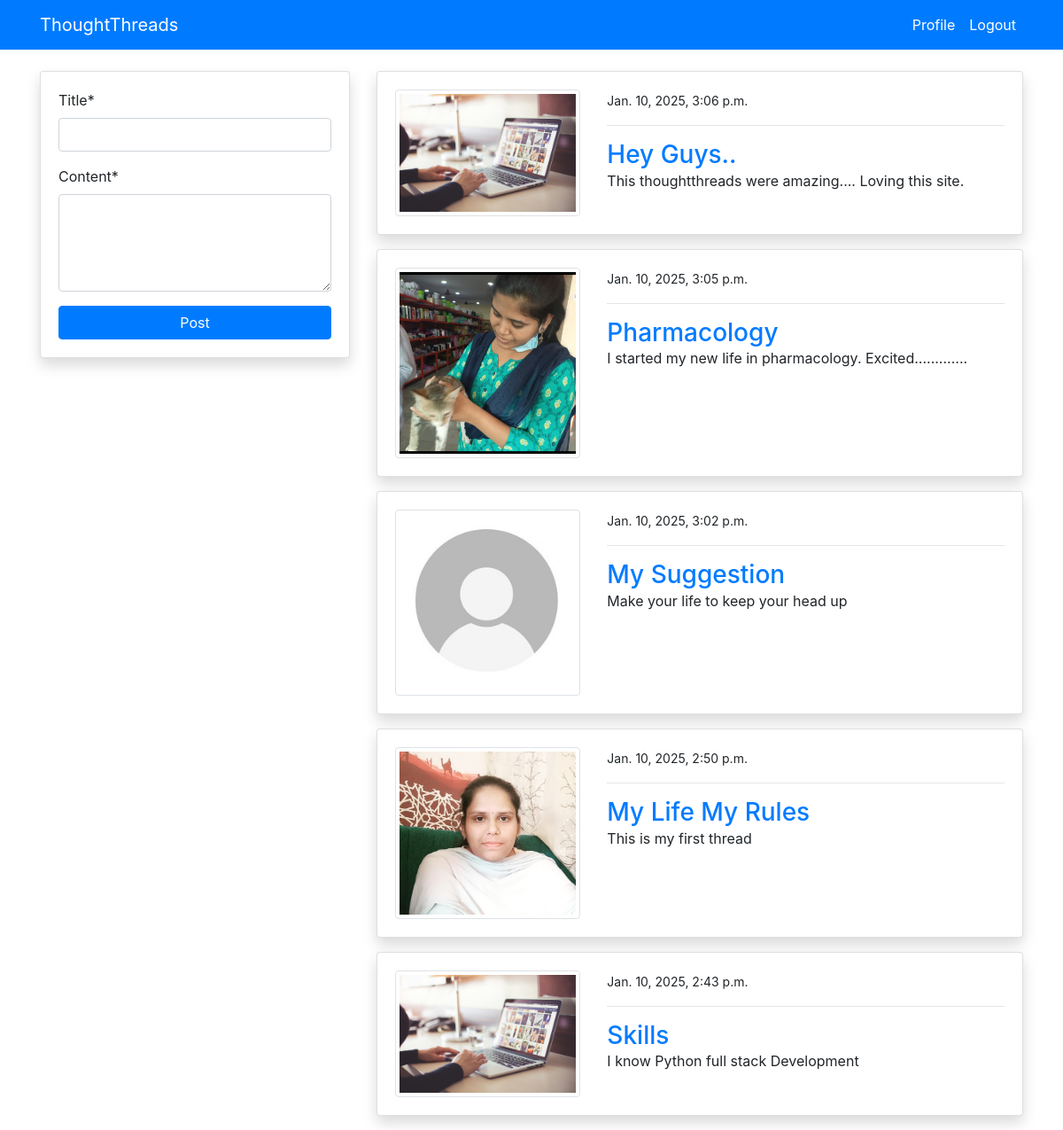
The app's page / (signed in) with its own data.
### blog/models.py (models this page shows, shortened)
class PostModel(models.Model):
    title=models.CharField(max_length=100)
    content=models.TextField()
    author=models.ForeignKey(User, on_delete=models.CASCADE,null=True, blank=True)
    date_created=models.DateTimeField(auto_now_add=True,null=True, blank=True)
    class Meta:
        ordering=('-date_created',)

### users/models.py (models this page shows, shortened)
class ProfileModel(models.Model):
    user=models.OneToOneField(User,on_delete=models.CASCADE)
    image=models.ImageField(default='default.jpg',upload_to='profile',validators=[FileExtensionValidator(['png','jpg'])])

### blog/views.py (the view)
# urls.py: path('',views.index,name='blog-index'),
@login_required
def index(request):
    posts=PostModel.objects.all()
    if request.method=='POST':
       form=PostModelForm(request.POST)
       if form.is_valid():
           instance=form.save(commit=False)
           instance.author=request.user
           instance.save()
           return redirect('blog-index')
    else:
        form=PostModelForm()
    context={
        'posts':posts,
        'form':form,
    }
    return render(request,'blog/index.html',context)

### blog/forms.py
class PostModelForm(forms.ModelForm):
    content=forms.CharField(widget=forms.Textarea(attrs={'rows': 4}))
    class Meta:
        model=PostModel
        fields=('title','content')

### templates/blog/index.html (shortened to what this page needs)
{% extends 'partials/base.html' %}
{% load crispy_forms_tags %}
{% block content %}
<div class="container">
    <div class="row mt-5 pt-3">
        <div class="col-md-4">
            <div class="card my-3 shadow">
                <div class="card-body">
                    <form method="POST">
                        {{ form | crispy }}
                        <input class="btn btn-primary btn-block" type="submit" value="Post">
                    </form>
                </div>
            </div>
        </div>
        <div class="col-md-8">
            {% for post in posts %}
            <div class="card shadow my-3">
                <div class="card-body">
                    <div class="row">
                        <div class="col-md-4">
                            <img class="img-thumbnail" src="{{post.author.profilemodel.image.url}}" alt="img">
                        </div>
                        <div class="col-md-8">
                            <small>{{post.date_created}}</small>
                            <hr>
                            <a class="h3" href="{% url 'blog-post-detail' post.id  %}">{{post.title}}</a>
                            <p claa="text-justify my-3">
                             {{post.content}}
                            </p>
                        </div>
                    </div>
                </div>
            </div>
            {% endfor %}
        </div>
    </div>
</div>
{% endblock %}

### templates/partials/base.html (shortened to what this page needs)
{% load static %}
<!doctype html>
<html lang="en">
  <head>
    <link rel="stylesheet" href="https://cdn.jsdelivr.net/npm/bootstrap@4.6.2/dist/css/bootstrap.min.css">
    <link rel="stylesheet" href="{% static '/style.css' %}">
  </head>
  <body>
    {% include 'partials/nav.html' %}
    {% block content %}
    {% endblock %}
  </body>
</html>

### templates/partials/nav.html (shortened to what this page needs)
<nav class="navbar navbar-expand-lg navbar-primary bg-primary fixed-top">
  <div class="container">
    {% if request.user.is_authenticated %}
    <a class="navbar-brand text-white" href="{% url 'blog-index' %}">ThoughtThreads</a>
    <div class="collapse navbar-collapse" id="navbarSupportedContent">
      <ul class="navbar-nav ml-auto">
        <li class="nav-item active">
          <a class="nav-link text-white" href="{% url 'users-profile' %}">Profile <span class="sr-only">(current)</span></a>
        </li>
        <li class="nav-item">
          <a class="nav-link text-white" href="{% url 'users-logout' %}">Logout</a>
        </li>
      </ul>
      {% endif %}
    </div>
  </div>
</nav>

### records on screen
PostModel: author.profilemodel.image (picture), date_created "Jan. 10, 2025, 3:06 p.m.", title "Hey Guys..", content "This thoughtthreads were amazing.... Loving this site."
PostModel: author.profilemodel.image (picture), date_created "Jan. 10, 2025, 3:05 p.m.", title "Pharmacology", content "I started my new life in pharmacology. Excited............."
PostModel: author.profilemodel.image (placeholder picture), date_created "Jan. 10, 2025, 3:02 p.m.", title "My Suggestion", content "Make your life to keep your head up"
PostModel: author.profilemodel.image (picture), date_created "Jan. 10, 2025, 2:50 p.m.", title "My Life My Rules", content "This is my first thread"
PostModel: author.profilemodel.image (picture), date_created "Jan. 10, 2025, 2:43 p.m.", title "Skills", content "I know Python full stack Development"
